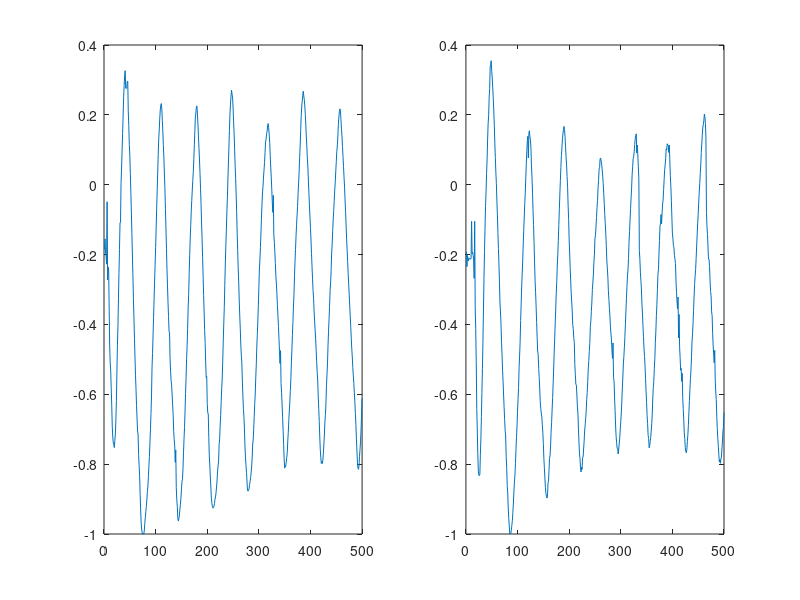

MATLAB code to generate this figure: (Note: this script raises an error after producing the figure.)
D = load('data5.mat');
data51 = D.d51;
data52 = D.d52;

X1 = int16(data51(4:4:end, 1));
Y1 = int16(data51(4:4:end, 2));
Z1 = int16(data51(4:4:end, 3));

X2 = int16(data52(4:4:end, 1));
Y2 = int16(data52(4:4:end, 2));
Z2 = int16(data52(4:4:end, 3));

nX1 = double(X1)/double(max(abs(X1)));
nX2 = double(X2)/double(max(abs(X2)));

subplot(1, 2, 1);
plot(X1);
subplot(1, 2, 2);
plot(X2);

subplot(1, 2, 1);
plot(nX1);
subplot(1, 2, 2);
plot(nX2);

[wR51 wI51] = dft1(X1,100);
[wR52 wI52] = dft1(X2,100);

[nwR51 nwI51] = dft1(nX1,100);
[nwR52 nwI52] = dft1(nX2,100);
[nwR51 nwI51] = dft1(nX1,40);
[nwR52 nwI52] = dft1(nX2,40);
[nwR c] = size(nwR51);
[nwI c] = size(nwI51);
diffnwR = sum(double(nwR52 - nwR51))/double(nwR);
diffnwI = sum(double(nwI52 - nwI51))/double(nwI);
%plot(diffnwR);
%plot(diffnwI);
subplot(1, 2, 1);
plot(nwR51);
subplot(1, 2, 2);
plot(nwI51);

subplot(1, 2, 1);
plot(nwR52);
subplot(1, 2, 2);
plot(nwI52);



iw51 = idft1(wR51, wI51,100);
iw52 = idft1(wR52, wI52,100);

niw51 = idft1(nwR51, nwI51,100);
niw52 = idft1(nwR52, nwI52,100);

niw51 = idft1(nwR51, nwI51,40);
niw52 = idft1(nwR52, nwI52,40);

subplot(1, 2, 1);
plot(iw51);
subplot(1, 2, 2);
plot(iw52);

subplot(1, 2, 1);
plot(niw51);
subplot(1, 2, 2);
plot(niw52);

[niw c] = size(niw51);
diff = sum(double(niw51 - niw52))/double(niw);
plot(diff);



